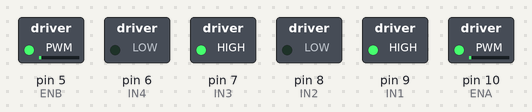
A sketch run on a simulated Arduino Uno, built with avr-gcc and run on an emulated ATmega328P. Shown: switched loads named in the sketch (green lamp = pin HIGH).

Above: at 0.15 s.
At 5.25 s:
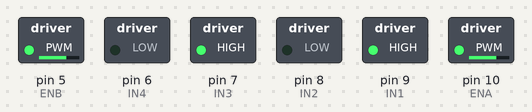
At 10.65 s:
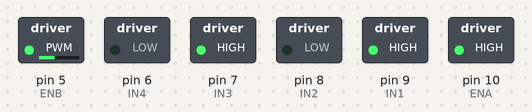
At 19.96 s:
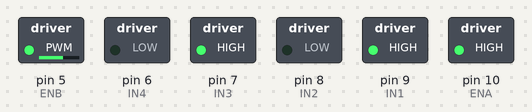
At 29.86 s:
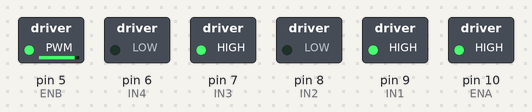
At 39.77 s:
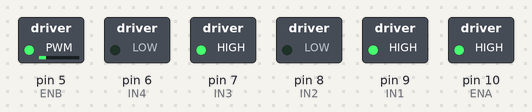
Timing chart, 0 to 40.0 s (numbered marks = the images above):
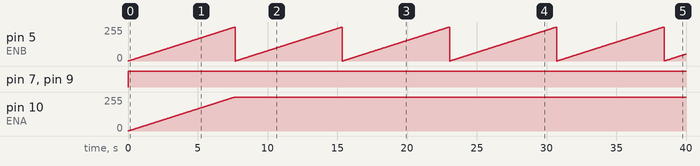

The sketch:

Japan_Kanashii_Yuuutsu.ino
```cpp
//L298Nデュアルモータドライバを用いたDCモータ制御
// デジタルピンの定義
const int IN1 = 9;
const int IN2 = 8;
const int IN3 = 7;
const int IN4 = 6;
const int ENA = 10;  // PWM制御で使うENAピンをD9に(モーター1のPWM制御ピン)
const int ENB = 5;   // PWM制御で使うENBピンをD10に(モーター2のPWM制御ピン)
void setup() {
  pinMode(IN1, OUTPUT);  // デジタルピンを出力に設定
  pinMode(IN2, OUTPUT);
  pinMode(IN3, OUTPUT);
  pinMode(IN4, OUTPUT);
  pinMode(ENA, OUTPUT);
  pinMode(ENB, OUTPUT);
}
void loop() {
  digitalWrite(IN1, HIGH);  // HIGH LOWの組み合わせでモーター回転
  digitalWrite(IN2, LOW);   // 2つのモーターを正回転
  digitalWrite(IN3, HIGH);
  digitalWrite(IN4, LOW);

  int i;

  //モータの回転数を徐々に上げることで電圧の急激な印加を防げたら良いなと思ってるけど、効果があるのかは知らん
  for (i = 0; 0 < i < 150; i++) {
    analogWrite(ENA, i);
    analogWrite(ENB, i);
    delay(30);
  }

  //かなしいゆううつ
  analogWrite(ENA, 116);
  analogWrite(ENA, 170);
  delay(1000);
  analogWrite(ENA, 121);
  analogWrite(ENA, 168);
  delay(1000);
  analogWrite(ENA, 119);
  analogWrite(ENA, 165);
  delay(1000);
  analogWrite(ENA, 119);
  analogWrite(ENA, 163);
  delay(1000);
  analogWrite(ENA, 124);
  analogWrite(ENA, 168);
  delay(1000);
  analogWrite(ENA, 140);
  analogWrite(ENA, 177);
  delay(1000);
  analogWrite(ENA, 126);
  analogWrite(ENA, 174);
  delay(1000);
  analogWrite(ENA, 119);
  analogWrite(ENA, 160);
  delay(1000);
  analogWrite(ENA, 117);
  analogWrite(ENA, 157);
  delay(1000);
  analogWrite(ENA, 120);
  analogWrite(ENA, 164);
  delay(1000);
  analogWrite(ENA, 123);
  analogWrite(ENA, 163);
  delay(1000);
  analogWrite(ENA, 125);
  analogWrite(ENA, 190);
  delay(1000);
  analogWrite(ENA, 125);
  analogWrite(ENA, 182);
  delay(1000);
  analogWrite(ENA, 118);
  analogWrite(ENA, 173);
  delay(1000);
  analogWrite(ENA, 121);
  analogWrite(ENA, 166);
  delay(1000);
  analogWrite(ENA, 120);
  analogWrite(ENA, 169);
  delay(1000);
  analogWrite(ENA, 121);
  analogWrite(ENA, 164);
  delay(1000);
  analogWrite(ENA, 119);
  analogWrite(ENA, 160);
  delay(1000);
  analogWrite(ENA, 116);
  analogWrite(ENA, 159);
  delay(1000);
  analogWrite(ENA, 119);
  analogWrite(ENA, 167);
  delay(1000);
  analogWrite(ENA, 118);
  analogWrite(ENA, 155);
  delay(1000);
  analogWrite(ENA, 118);
  analogWrite(ENA, 155);
  delay(1000);
  analogWrite(ENA, 122);
  analogWrite(ENA, 159);
  delay(1000);
  analogWrite(ENA, 118);
  analogWrite(ENA, 157);
  delay(1000);
  analogWrite(ENA, 118);
  analogWrite(ENA, 157);
  delay(1000);
  analogWrite(ENA, 122);
  analogWrite(ENA, 155);
  delay(1000);
  analogWrite(ENA, 120);
  analogWrite(ENA, 162);
  delay(1000);
  analogWrite(ENA, 118);
  analogWrite(ENA, 158);
  delay(1000);
  analogWrite(ENA, 118);
  analogWrite(ENA, 157);
  delay(1000);
  analogWrite(ENA, 151);
  analogWrite(ENA, 161);
  delay(1000);
  analogWrite(ENA, 115);
  analogWrite(ENA, 141);
  delay(1000);
  analogWrite(ENA, 120);
  analogWrite(ENA, 167);
  delay(1000);
  analogWrite(ENA, 120);
  analogWrite(ENA, 168);
  delay(1000);
  analogWrite(ENA, 123);
  analogWrite(ENA, 171);
  delay(1000);
  analogWrite(ENA, 121);
  analogWrite(ENA, 171);
  delay(1000);
  analogWrite(ENA, 121);
  analogWrite(ENA, 164);
  delay(1000);
  analogWrite(ENA, 119);
  analogWrite(ENA, 161);
  delay(1000);
  analogWrite(ENA, 121);
  analogWrite(ENA, 165);
  delay(1000);
  analogWrite(ENA, 147);
  analogWrite(ENA, 170);
  delay(1000);
  analogWrite(ENA, 150);
  analogWrite(ENA, 172);
  delay(1000);
  analogWrite(ENA, 144);
  analogWrite(ENA, 172);
  delay(1000);
  analogWrite(ENA, 137);
  analogWrite(ENA, 166);
  delay(1000);
  analogWrite(ENA, 140);
  analogWrite(ENA, 170);
  delay(1000);
  analogWrite(ENA, 136);
  analogWrite(ENA, 168);
  delay(1000);
  analogWrite(ENA, 130);
  analogWrite(ENA, 169);
  delay(1000);
  analogWrite(ENA, 141);
  analogWrite(ENA, 168);
  delay(1000);
  analogWrite(ENA, 145);
  analogWrite(ENA, 173);
  delay(1000);
  analogWrite(ENA, 132);
  analogWrite(ENA, 146);
  delay(1000);
  analogWrite(ENA, 140);
  analogWrite(ENA, 161);
  delay(1000);
  analogWrite(ENA, 138);
  analogWrite(ENA, 159);
  delay(1000);
  analogWrite(ENA, 125);
  analogWrite(ENA, 161);
  delay(1000);
  analogWrite(ENA, 124);
  analogWrite(ENA, 161);
  delay(1000);
  analogWrite(ENA, 124);
  analogWrite(ENA, 169);
  delay(1000);
  analogWrite(ENA, 123);
  analogWrite(ENA, 169);
  delay(1000);
  analogWrite(ENA, 117);
  analogWrite(ENA, 171);
  delay(1000);
  analogWrite(ENA, 121);
  analogWrite(ENA, 165);
  delay(1000);
  analogWrite(ENA, 117);
  analogWrite(ENA, 164);
  delay(1000);
  analogWrite(ENA, 186);
  analogWrite(ENA, 174);
  delay(1000);
  analogWrite(ENA, 128);
  analogWrite(ENA, 161);
  delay(1000);
  analogWrite(ENA, 125);
  analogWrite(ENA, 162);
  delay(1000);
  analogWrite(ENA, 118);
  analogWrite(ENA, 167);
  delay(1000);
  analogWrite(ENA, 117);
  analogWrite(ENA, 160);
  delay(1000);
  analogWrite(ENA, 117);
  analogWrite(ENA, 156);
  delay(1000);
  analogWrite(ENA, 121);
  analogWrite(ENA, 162);
  delay(1000);
  analogWrite(ENA, 120);
  analogWrite(ENA, 162);
  delay(1000);
  analogWrite(ENA, 135);
  analogWrite(ENA, 162);
  delay(1000);
  analogWrite(ENA, 135);
  analogWrite(ENA, 157);
  delay(1000);
  analogWrite(ENA, 128);
  analogWrite(ENA, 161);
  delay(1000);
  analogWrite(ENA, 127);
  analogWrite(ENA, 155);
  delay(1000);
  analogWrite(ENA, 133);
  analogWrite(ENA, 161);
  delay(1000);
  analogWrite(ENA, 122);
  analogWrite(ENA, 152);
  delay(1000);
  analogWrite(ENA, 122);
  analogWrite(ENA, 163);
  delay(1000);
  analogWrite(ENA, 123);
  analogWrite(ENA, 162);
  delay(1000);
  analogWrite(ENA, 136);
  analogWrite(ENA, 155);
  delay(1000);
  analogWrite(ENA, 123);
  analogWrite(ENA, 152);
  delay(1000);
  analogWrite(ENA, 122);
  analogWrite(ENA, 161);
  delay(1000);
  analogWrite(ENA, 123);
  analogWrite(ENA, 163);
  delay(1000);
  analogWrite(ENA, 123);
  analogWrite(ENA, 154);
  delay(1000);
  analogWrite(ENA, 131);
  analogWrite(ENA, 151);
  delay(1000);
  analogWrite(ENA, 121);
  analogWrite(ENA, 159);
  delay(1000);
  analogWrite(ENA, 119);
  analogWrite(ENA, 159);
  delay(1000);
  analogWrite(ENA, 119);
  analogWrite(ENA, 140);
  delay(1000);
  analogWrite(ENA, 117);
  analogWrite(ENA, 162);
  delay(1000);
  analogWrite(ENA, 127);
  analogWrite(ENA, 162);
  delay(1000);
  analogWrite(ENA, 117);
  analogWrite(ENA, 163);
  delay(1000);
  analogWrite(ENA, 125);
  analogWrite(ENA, 160);
  delay(1000);
  analogWrite(ENA, 125);
  analogWrite(ENA, 160);
  delay(1000);
  analogWrite(ENA, 131);
  analogWrite(ENA, 161);
  delay(1000);
  analogWrite(ENA, 126);
  analogWrite(ENA, 166);
  delay(1000);
  analogWrite(ENA, 123);
  analogWrite(ENA, 157);
  delay(1000);
  analogWrite(ENA, 119);
  analogWrite(ENA, 155);
  delay(1000);
  analogWrite(ENA, 118);
  analogWrite(ENA, 154);
  delay(1000);
  analogWrite(ENA, 114);
  analogWrite(ENA, 144);
  delay(1000);
  analogWrite(ENA, 118);
  analogWrite(ENA, 149);
  delay(1000);
  analogWrite(ENA, 121);
  analogWrite(ENA, 156);
  delay(1000);
  analogWrite(ENA, 121);
  analogWrite(ENA, 160);
  delay(1000);
  analogWrite(ENA, 119);
  analogWrite(ENA, 160);
  delay(1000);
}
```

Measured:
- by itself, pin 5 (ENB): ramps from 0/255 to 255/255 and jumps back, once every 7.7 s
- by itself, pin 7 (IN3), pin 9 (IN1): LOW → HIGH at 0.00 s
- by itself, pin 10 (ENA): moves from 0/255 to 255/255 over 7.6 s
